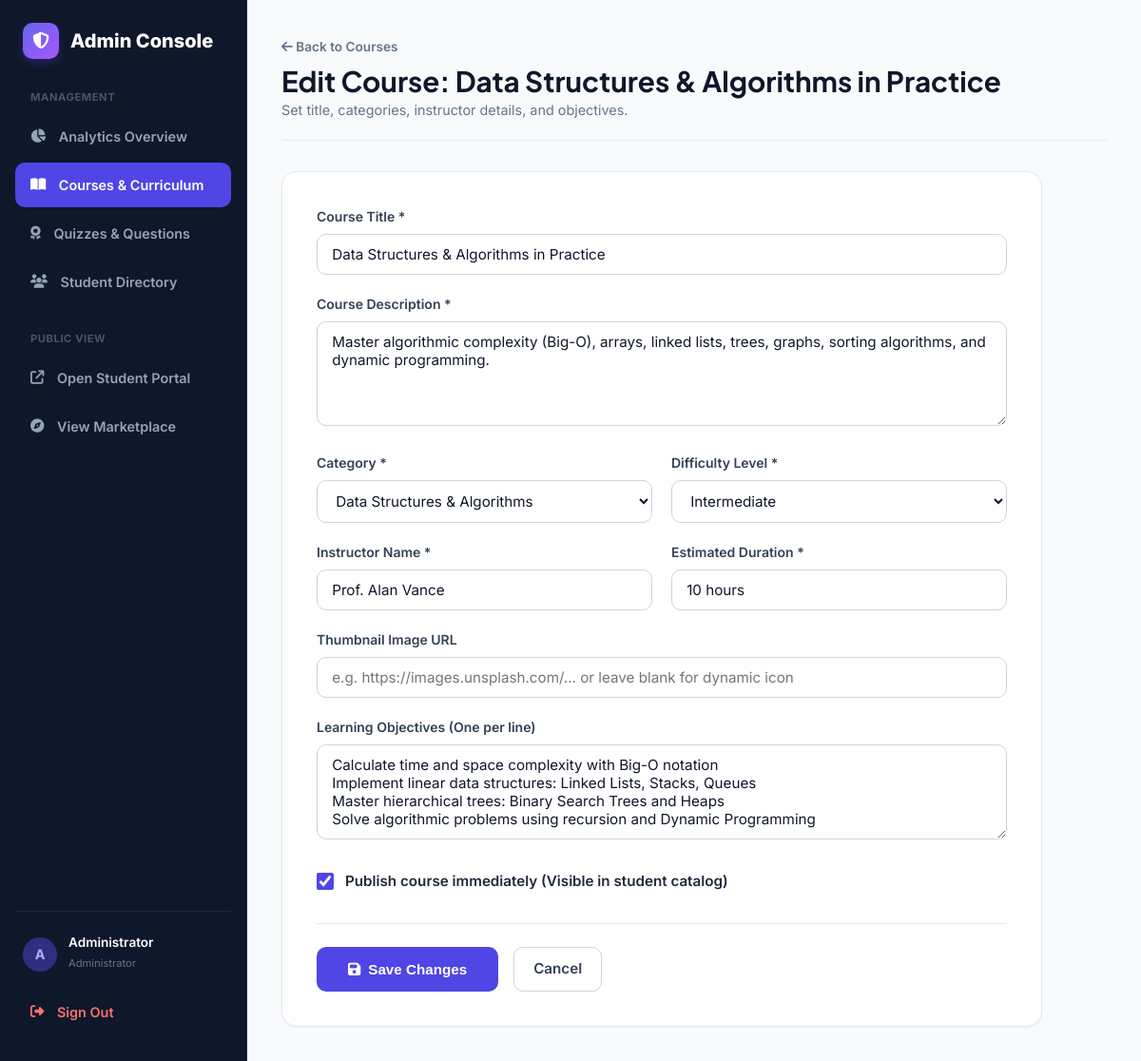
The app's page /admin/courses/2/edit (signed in) with its own data.
### app/models/user.py (models this page shows, shortened)
class User(Base):
    __tablename__ = "users"
    id = Column(Integer, primary_key=True, index=True)
    name = Column(String(100), nullable=False)
    email = Column(String(150), unique=True, index=True, nullable=False)
    password_hash = Column(String(255), nullable=False)
    role = Column(String(20), default="student", nullable=False)  # student or admin
    avatar = Column(String(255), nullable=True)
    bio = Column(Text, nullable=True)
    preferred_resource_type = Column(String(50), default="Mixed", nullable=True)  # Video, Article, Practice, Mixed
    created_at = Column(DateTime, default=datetime.utcnow, nullable=False)
    enrollments = relationship("Enrollment", back_populates="user", cascade="all, delete-orphan")
    lesson_progress = relationship("LessonProgress", back_populates="user", cascade="all, delete-orphan")
    assessment_results = relationship("AssessmentResult", back_populates="user", cascade="all, delete-orphan")

### app/models/course.py (models this page shows, shortened)
class Course(Base):
    __tablename__ = "courses"
    id = Column(Integer, primary_key=True, index=True)
    title = Column(String(200), nullable=False, index=True)
    description = Column(Text, nullable=False)
    category = Column(String(50), nullable=False, index=True)
    difficulty = Column(String(20), nullable=False)  # Beginner, Intermediate, Advanced
    duration = Column(String(50), default="6 hours", nullable=False)
    instructor = Column(String(100), nullable=False)
    thumbnail = Column(String(255), nullable=True)
    rating = Column(Float, default=4.8, nullable=False)
    learning_objectives = Column(Text, nullable=True)  # JSON string or newline separated
    published = Column(Boolean, default=True, nullable=False)
    created_at = Column(DateTime, default=datetime.utcnow, nullable=False)
    modules = relationship("Module", back_populates="course", cascade="all, delete-orphan", order_by="Module.order")
    enrollments = relationship("Enrollment", back_populates="course", cascade="all, delete-orphan")
    assessments = relationship("Assessment", back_populates="course", cascade="all, delete-orphan")

### app/routers/admin.py (the view)
@router.get("/courses/{course_id}/edit", response_class=HTMLResponse)
def admin_course_edit_page(course_id: int, request: Request, db: Session = Depends(get_db)):
    admin_user = verify_admin_web(request, db)
    if not admin_user:
        return RedirectResponse(url="/login", status_code=status.HTTP_303_SEE_OTHER)
    course = db.query(Course).filter(Course.id == course_id).first()
    if not course:
        raise HTTPException(status_code=404, detail="Course not found")
    return render_template(
        request,
        "admin/course_form.html",
        {"user": admin_user, "course": course, "is_edit": True}
    )

### app/templates/admin/course_form.html (shortened to what this page needs)
{% extends "admin/base_admin.html" %}
{% block admin_content %}
<div class="admin-header">
  <div>
    <a href="/admin/courses" style="font-size: 0.85rem; color: var(--slate-500); font-weight: 600;">
      <i class="fa-solid fa-arrow-left"></i> Back to Courses
    </a>
    <h1 style="font-size: 1.85rem; color: var(--slate-900); margin-top: 0.35rem;">
      {% if is_edit %}Edit Course: {{ course.title }}{% else %}Create New Course{% endif %}
    </h1>
    <p style="color: var(--slate-500); font-size: 0.9rem;">
      Set title, categories, instructor details, and objectives.
    </p>
  </div>
</div>
<div class="card" style="max-width: 800px; padding: 2.25rem;">
  <form action="{% if is_edit %}/admin/courses/{{ course.id }}/edit{% else %}/admin/courses/new{% endif %}" method="POST">
    <div class="form-group">
      <label class="form-label" for="title">Course Title *</label>
      <input type="text" id="title" name="title" class="form-control" value="{{ course.title if is_edit else '' }}" placeholder="e.g. Master Modern Python Programming" required>
    </div>
    <div class="form-group">
      <label class="form-label" for="description">Course Description *</label>
      <textarea id="description" name="description" class="form-control" placeholder="Provide a detailed, compelling summary of the course content and outcomes..." style="min-height: 110px;" required>{{ course.description if is_edit else '' }}</textarea>
    </div>
    <div style="display: grid; grid-template-columns: 1fr 1fr; gap: 1.25rem; margin-bottom: 1.25rem;">
      <div class="form-group" style="margin-bottom: 0;">
        <label class="form-label" for="category">Category *</label>
        <select id="category" name="category" class="form-control" required>
          <option value="Data Structures" {% if is_edit and course.category == 'Data Structures' %}selected{% endif %}>Data Structures & Algorithms</option>
        </select>
      </div>
      <div class="form-group" style="margin-bottom: 0;">
        <label class="form-label" for="difficulty">Difficulty Level *</label>
        <select id="difficulty" name="difficulty" class="form-control" required>
          <option value="Intermediate" {% if is_edit and course.difficulty == 'Intermediate' %}selected{% endif %}>Intermediate</option>
        </select>
      </div>
    </div>
    <div style="display: grid; grid-template-columns: 1fr 1fr; gap: 1.25rem; margin-bottom: 1.25rem;">
      <div class="form-group" style="margin-bottom: 0;">
        <label class="form-label" for="instructor">Instructor Name *</label>
        <input type="text" id="instructor" name="instructor" class="form-control" value="{{ course.instructor if is_edit else '' }}" placeholder="e.g. Dr. Jane Doe" required>
      </div>
      <div class="form-group" style="margin-bottom: 0;">
        <label class="form-label" for="duration">Estimated Duration *</label>
        <input type="text" id="duration" name="duration" class="form-control" value="{{ course.duration if is_edit else '6 hours' }}" placeholder="e.g. 8 hours" required>
      </div>
    </div>
    <div class="form-group">
      <label class="form-label" for="thumbnail">Thumbnail Image URL</label>
      <input type="text" id="thumbnail" name="thumbnail" class="form-control" value="{{ course.thumbnail if is_edit else '' }}" placeholder="e.g. https://images.unsplash.com/... or leave blank for dynamic icon">
    </div>
    <div class="form-group">
      <label class="form-label" for="learning_objectives">Learning Objectives (One per line)</label>
      <textarea id="learning_objectives" name="learning_objectives" class="form-control" placeholder="Write clean, modular code&#10;Understand core algorithmic complexities&#10;Design robust relational schemas" style="min-height: 100px;">{{ course.learning_objectives if is_edit else '' }}</textarea>
    </div>
    <div class="form-group" style="display: flex; align-items: center; gap: 0.75rem; margin-top: 1.5rem;">
      <input type="checkbox" id="published" name="published" value="true" {% if (is_edit and course.published) or not is_edit %}checked{% endif %} style="width: 18px; height: 18px; accent-color: var(--primary);">
      <label for="published" style="font-size: 0.95rem; font-weight: 600; color: var(--slate-800); cursor: pointer; margin-bottom: 0;">
        Publish course immediately (Visible in student catalog)
      </label>
    </div>
    <div style="display: flex; gap: 1rem; margin-top: 2rem; padding-top: 1.5rem; border-top: 1px solid var(--border-color);">
      <button type="submit" class="btn btn-primary" style="padding: 0.75rem 2rem;">
        <i class="fa-solid fa-floppy-disk"></i> {% if is_edit %}Save Changes{% else %}Create Course & Setup Curriculum{% endif %}
      </button>
      <a href="/admin/courses" class="btn btn-secondary">
        Cancel
      </a>
    </div>
  </form>
</div>
{% endblock %}

### app/templates/admin/base_admin.html (shortened to what this page needs)
<!DOCTYPE html>
<html lang="en">
<head>
  <link rel="stylesheet" href="https://cdnjs.cloudflare.com/ajax/libs/font-awesome/6.5.1/css/all.min.css">
  <link rel="stylesheet" href="/static/css/style.css">
</head>
<body>
<div class="admin-layout">
  <aside class="admin-sidebar">
    <a href="/admin/dashboard" class="admin-brand">
      <div class="brand-icon" style="background: linear-gradient(135deg, #6366f1, #a855f7);">
        <i class="fa-solid fa-shield-halved"></i>
      </div>
      <span>Admin Console</span>
    </a>
    <p style="font-size: 0.7rem; font-weight: 700; text-transform: uppercase; color: #475569; letter-spacing: 0.05em; padding: 0 1rem; margin-bottom: 0.5rem;">
      Management
    </p>
    <a href="/admin/dashboard" class="admin-nav-link {% if request.url.path == '/admin' or request.url.path == '/admin/dashboard' %}active{% endif %}">
      <i class="fa-solid fa-chart-pie"></i> Analytics Overview
    </a>
    <a href="/admin/courses" class="admin-nav-link {% if '/admin/courses' in request.url.path %}active{% endif %}">
      <i class="fa-solid fa-book-open"></i> Courses & Curriculum
    </a>
    <a href="/admin/assessments" class="admin-nav-link {% if '/admin/assessments' in request.url.path %}active{% endif %}">
      <i class="fa-solid fa-award"></i> Quizzes & Questions
    </a>
    <a href="/admin/students" class="admin-nav-link {% if '/admin/students' in request.url.path %}active{% endif %}">
      <i class="fa-solid fa-users"></i> Student Directory
    </a>
    <p style="font-size: 0.7rem; font-weight: 700; text-transform: uppercase; color: #475569; letter-spacing: 0.05em; padding: 0 1rem; margin-top: 1.5rem; margin-bottom: 0.5rem;">
      Public View
    </p>
    <a href="/" target="_blank" class="admin-nav-link">
      <i class="fa-solid fa-arrow-up-right-from-square"></i> Open Student Portal
    </a>
    <a href="/courses" target="_blank" class="admin-nav-link">
      <i class="fa-solid fa-compass"></i> View Marketplace
    </a>
    <div style="margin-top: auto; padding-top: 1.5rem; border-top: 1px solid #1e293b;">
      <div style="padding: 0 0.5rem 1rem; display: flex; align-items: center; gap: 0.75rem;">
        <div class="avatar-circle" style="background: #312e81; color: #a5b4fc; width: 36px; height: 36px;">
          A
        </div>
        <div>
          <p style="font-size: 0.85rem; font-weight: 600; color: white; line-height: 1.2;">{{ user.name }}</p>
          <span style="font-size: 0.7rem; color: #64748b;">Administrator</span>
        </div>
      </div>
      <a href="/logout" class="admin-nav-link" style="color: #f87171;">
        <i class="fa-solid fa-right-from-bracket"></i> Sign Out
      </a>
    </div>
  </aside>
  <main class="admin-main">
    {% block admin_content %}{% endblock %}
  </main>
</div>
</body>
</html>

### app/static/css/style.css (style rules this page uses)
:root { --primary: #4f46e5; --primary-hover: #4338ca; --primary-light: #eef2ff; --primary-dark: #3730a3; --secondary: #0ea5e9; --accent: #8b5cf6; --success: #10b981; --success-light: #ecfdf5; --warning: #f59e0b; --warning-light: #fffbeb; --danger: #ef4444; --danger-light: #fef2f2; --info: #3b82f6; --slate-50: #f8fafc; --slate-100: #f1f5f9; --slate-200: #e2e8f0; --slate-300: #cbd5e1; --slate-400: #94a3b8; --slate-500: #64748b; --slate-600: #475569; --slate-700: #334155; --slate-800: #1e293b; --slate-900: #0f172a; --bg-main: #f8fafc; --card-bg: #ffffff; --border-color: #e2e8f0; --text-main: #0f172a; --text-muted: #64748b; --font-heading: 'Plus Jakarta Sans', sans-serif; --font-body: 'Inter', sans-serif; --font-mono: 'Fira Code', monospace; --radius-sm: 6px; --radius-md: 10px; --radius-lg: 16px; --radius-full: 9999px; --shadow-sm: 0 1px 2px 0 rgba(0, 0, 0, 0.05); --shadow-md: 0 4px 6px -1px rgba(0, 0, 0, 0.07), 0 2px 4px -2px rgba(0, 0, 0, 0.05); --shadow-lg: 0 10px 15px -3px rgba(0, 0, 0, 0.08), 0 4px 6px -4px rgba(0, 0, 0, 0.05); --shadow-xl: 0 20px 25px -5px rgba(0, 0, 0, 0.1), 0 8px 10px -6px rgba(0, 0, 0, 0.05); --transition: all 0.2s cubic-bezier(0.16, 1, 0.3, 1); }
* { margin: 0; padding: 0; box-sizing: border-box; }
body { font-family: var(--font-body); background-color: var(--bg-main); color: var(--text-main); line-height: 1.6; -webkit-font-smoothing: antialiased; min-height: 100vh; display: flex; flex-direction: column; }
h1, h2, h3, h4, h5, h6 { font-family: var(--font-heading); color: var(--slate-900); line-height: 1.25; font-weight: 700; }
a { color: var(--primary); text-decoration: none; transition: var(--transition); }
.brand-icon { width: 38px; height: 38px; border-radius: var(--radius-md); background: linear-gradient(135deg, var(--primary), var(--accent)); color: white; display: flex; align-items: center; justify-content: center; font-size: 1.1rem; box-shadow: 0 4px 10px rgba(79, 70, 229, 0.3); }
.avatar-circle { width: 34px; height: 34px; border-radius: var(--radius-full); background: var(--primary-light); color: var(--primary); font-weight: 700; display: flex; align-items: center; justify-content: center; font-size: 0.9rem; }
.btn { display: inline-flex; align-items: center; justify-content: center; gap: 0.5rem; padding: 0.65rem 1.25rem; border-radius: var(--radius-md); font-weight: 600; font-size: 0.95rem; cursor: pointer; transition: var(--transition); border: 1px solid transparent; text-decoration: none; white-space: nowrap; }
.btn-primary { background: var(--primary); color: #ffffff; }
.btn-secondary { background: #ffffff; color: var(--slate-700); border-color: var(--slate-300); }
.card { background: var(--card-bg); border: 1px solid var(--border-color); border-radius: var(--radius-lg); padding: 1.5rem; box-shadow: var(--shadow-sm); transition: var(--transition); }
.form-group { margin-bottom: 1.25rem; }
.form-label { display: block; font-size: 0.875rem; font-weight: 600; color: var(--slate-700); margin-bottom: 0.4rem; }
.form-control { width: 100%; padding: 0.7rem 0.95rem; border: 1px solid var(--slate-300); border-radius: var(--radius-md); font-size: 0.95rem; font-family: inherit; color: var(--slate-900); background: #ffffff; transition: var(--transition); }
textarea.form-control { min-height: 100px; resize: vertical; }

### app/templates/admin/base_admin.html (style rules this page uses)
.admin-layout { display: grid; grid-template-columns: 260px 1fr; min-height: 100vh; }
.admin-sidebar { background: #0f172a; color: #94a3b8; padding: 1.5rem 1rem; display: flex; flex-direction: column; border-right: 1px solid #1e293b; }
.admin-brand { display: flex; align-items: center; gap: 0.75rem; color: white; font-size: 1.25rem; font-weight: 800; margin-bottom: 2rem; padding: 0 0.5rem; text-decoration: none; }
.admin-nav-link { display: flex; align-items: center; gap: 0.85rem; padding: 0.75rem 1rem; color: #94a3b8; border-radius: var(--radius-md); font-weight: 600; font-size: 0.9rem; transition: var(--transition); text-decoration: none; margin-bottom: 0.25rem; }
.admin-nav-link.active { background: var(--primary); color: white; }
.admin-main { background: var(--bg-main); padding: 2.25rem; overflow-y: auto; }
.admin-header { display: flex; justify-content: space-between; align-items: center; margin-bottom: 2rem; padding-bottom: 1.25rem; border-bottom: 1px solid var(--border-color); }

### records on screen
User: name "Administrator"
Course: title "Data Structures & Algorithms in Practice", description "Master algorithmic complexity (Big-O), arrays, linked lists, trees, graphs, sorting algorithms, and dynamic programming.", category "Data Structures & Algorithms", difficulty "Intermediate", instructor "Prof. Alan Vance", duration "10 hours", learning_objectives "Calculate time and space complexity with Big-O notation Implement linear data structures: Linked Lists, Stacks, Queues Master hierarchical trees: Binary Search Trees and Heaps Solve algorithmic problems using recursion and Dynamic Programming", published "☑"
